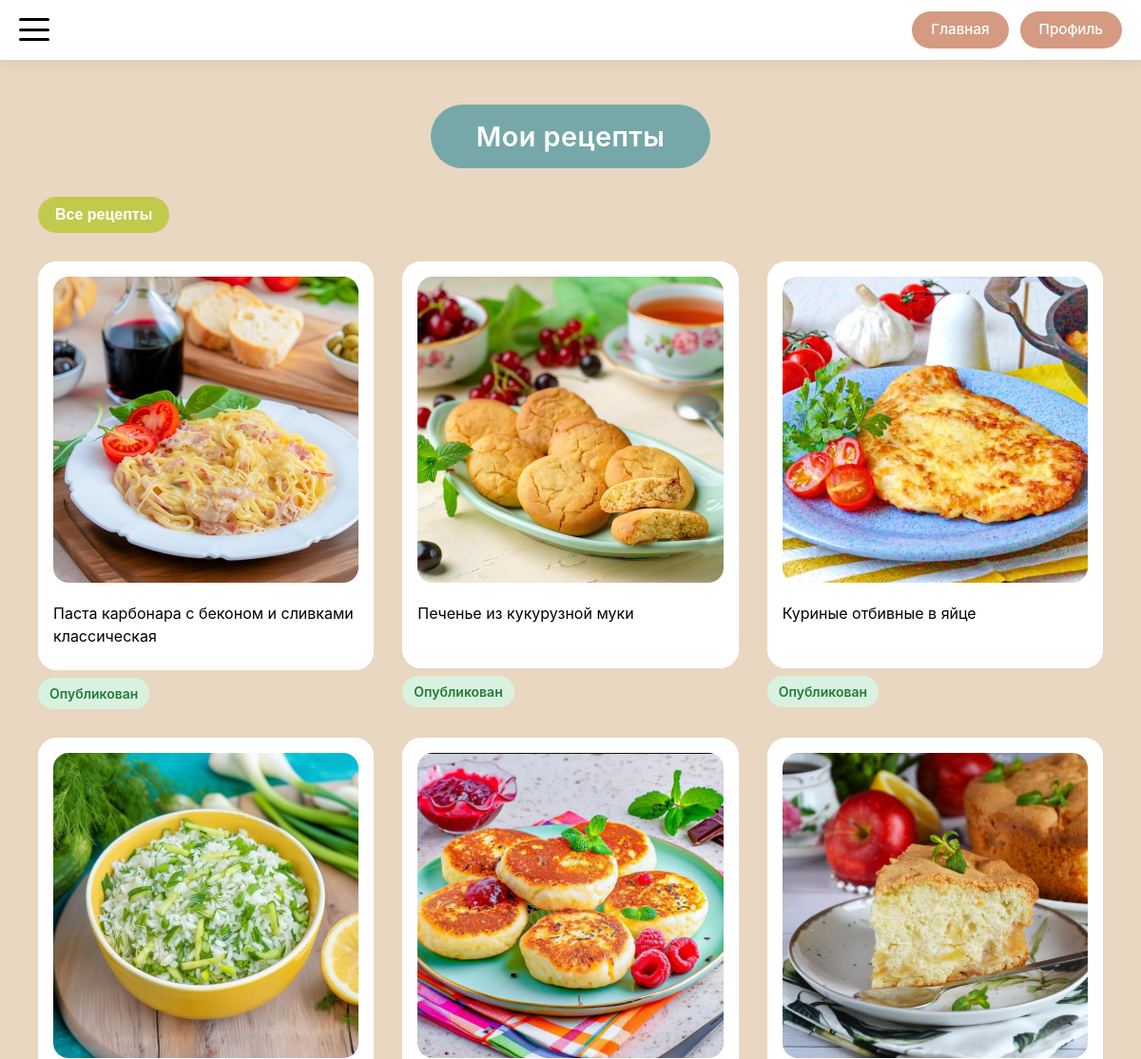
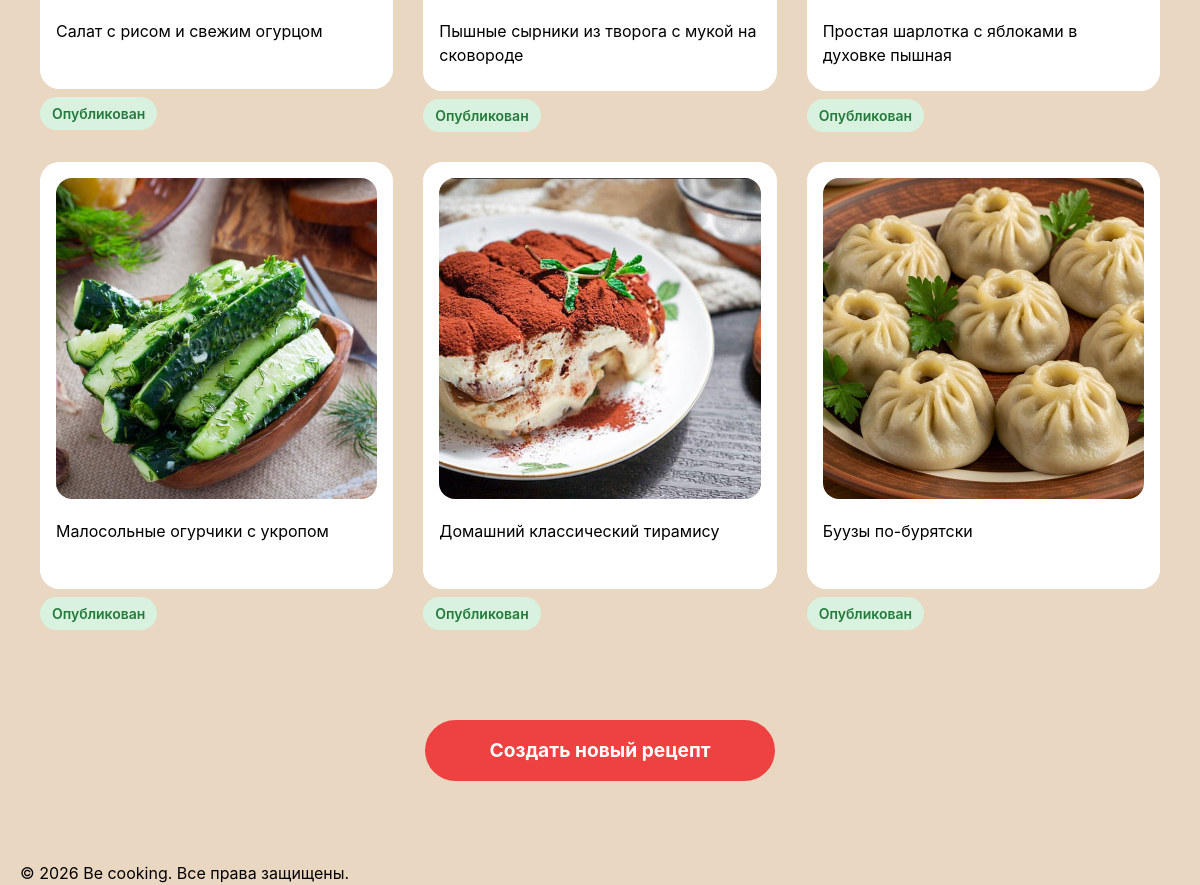
The app's page /my-recipes (signed in) with its own data (2 pictures, top to bottom).
### models.py (models this page shows)
class Recipe(db.Model):
    __tablename__ = 'recipe'
    id = db.Column(db.Integer, primary_key=True)
    title = db.Column(db.String(200), nullable=False)
    description = db.Column(db.Text)
    author_id = db.Column(db.Integer, db.ForeignKey('user.id'), nullable=False)
    status = db.Column(db.Enum(RecipeStatusEnum), nullable=False, default=RecipeStatusEnum.PENDING)
    created_at = db.Column(db.DateTime, default=datetime.utcnow)
    updated_at = db.Column(db.DateTime, default=datetime.utcnow, onupdate=datetime.utcnow)
    main_image_url = db.Column(db.String(300))
    calories = db.Column(db.Float, nullable=True)
    proteins = db.Column(db.Float, nullable=True)
    fats = db.Column(db.Float, nullable=True)
    carbohydrates = db.Column(db.Float, nullable=True)
    ingredients = db.Column(db.JSON)  # В SQLAlchemy JSON может хранить массивы
    steps = db.relationship('RecipeStep', backref='recipe', lazy='dynamic', cascade='all, delete-orphan')
    comments = db.relationship('Comment', backref='recipe', lazy='dynamic', cascade='all, delete-orphan')
    notes = db.relationship('Note', backref='recipe', lazy='dynamic', cascade='all, delete-orphan')
    favorites = db.relationship('Favorite', backref='recipe', lazy='dynamic', cascade='all, delete-orphan')
    cart_items = db.relationship('CartItem', backref='recipe', lazy='dynamic', cascade='all, delete-orphan')

### routes/recipe_routes.py (the view, shortened to what this page needs)
@app.route('/my-recipes')
@login_required
def my_recipes():
    limit = request.args.get('limit', 9, type=int)
    offset = request.args.get('offset', 0, type=int)
    status = request.args.get('status')
    recipes_query = Recipe.query.filter_by(
        author_id=current_user.id
    )
    recipes_query = recipes_query.order_by(Recipe.created_at.desc())
    total = recipes_query.count()
    my_recipes = recipes_query.offset(offset).limit(limit).all()
    has_next = offset + limit < total
    has_prev = offset > 0
    status_labels = {
        'published': 'Опубликованные',
        'pending': 'На модерации',
        'rejected': 'Отклонённые'
    }
    return render_template(
        'my_recipes/my_recipes.html',
        my_recipes=my_recipes,
        limit=limit,
        offset=offset,
        has_next=has_next,
        has_prev=has_prev,
        current_status=status,
        status_labels=status_labels
    )

### app.py (called while the page is built)
@login_manager.user_loader
def load_user(user_id):
    return User.query.get(int(user_id))

@app.context_processor
def inject_enums():
    return dict(UserRoleEnum=UserRoleEnum)

### templates/my_recipes/my_recipes.html (shortened to what this page needs)
{% extends 'base/base.html' %}
{% block main_class %}my-recipes-main{% endblock %}
{% block container_class %}my-recipes-container{% endblock %}
{% block content %}
<div class="my-recipes-header-wrapper">
    <h1 class="my-recipes-title">Мои рецепты</h1>
</div>
<div class="my-recipes-filter-wrapper">
    <div class="dropdown">
        <button class="filter-status-btn" type="button">
            {% if current_status %}
            {{ status_labels[current_status] }}
            {% else %}
            Все рецепты
            {% endif %}
        </button>
    </div>
</div>
<div class="my-recipes-grid">
    {% for recipe in my_recipes %}
    <div class="my-recipe-card">
        {% with
        detail_endpoint = 'recipe_manage',
        item_id = recipe.id
        %}
        {% include 'components/_card.html' with context %}
        {% endwith %}
        {% if recipe.status.value == 'published' %}
        <div class="recipe-status recipe-status-published">Опубликован</div>
        {% elif recipe.status.value == 'pending' %}
        <div class="recipe-status recipe-status-pending">На модерации</div>
        {% elif recipe.status.value == 'rejected' %}
        <div class="recipe-status recipe-status-rejected">Отказано</div>
        {% endif %}
    </div>
    {% endfor %}
</div>
<div class="my-recipes-footer">
    <a href="{{ url_for('recipe_add') }}" class="create-recipe-btn-footer"
       style="text-decoration: none; display: inline-block;">
        Создать новый рецепт
    </a>
</div>
{% endblock %}

### templates/components/_card.html (shortened to what this page needs)
{% if detail_endpoint == 'recipe_detail' or  detail_endpoint == 'recipe_manage' %}
<div class="card">
    <a href="{{ url_for(detail_endpoint, recipe_id=item_id) }}"
       class="card-link">
        <div class="card-inner">
            <div class="card-image">
                <img src="{{ recipe.main_image_url if (recipe and recipe.main_image_url) else 'https://placehold.co/400x300' }}"
                     alt="{{ recipe.title if recipe else 'Рецепт' }}">
            </div>
            <div class="card-text">{{ recipe.title if recipe else 'Рецепт' }}</div>
        </div>
    </a>
</div>
{% endif %}

### records on screen
Recipe: main_image_url (picture), title "Паста карбонара с беконом и сливками классическая", status "Опубликован"
Recipe: main_image_url (picture), title "Печенье из кукурузной муки", status "Опубликован"
Recipe: main_image_url (picture), title "Куриные отбивные в яйце", status "Опубликован"
Recipe: main_image_url (picture), title "Салат с рисом и свежим огурцом", status "Опубликован"
Recipe: main_image_url (picture), title "Пышные сырники из творога с мукой на сковороде", status "Опубликован"
Recipe: main_image_url (picture), title "Простая шарлотка с яблоками в духовке пышная", status "Опубликован"
Recipe: main_image_url (picture), title "Малосольные огурчики с укропом", status "Опубликован"
Recipe: main_image_url (picture), title "Домашний классический тирамису", status "Опубликован"
Recipe: main_image_url (picture), title "Буузы по-бурятски", status "Опубликован"

### other values on screen
{{ now.year if now else '2026' }} "2026"
